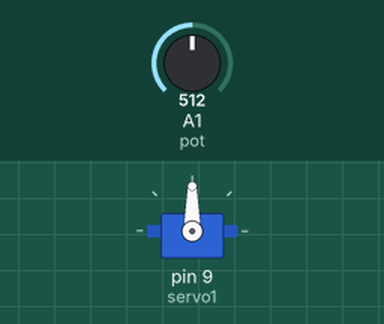
Simulated run of this sketch. Board: Arduino Uno, built with avr-gcc and run on an emulated ATmega328P. On the bench: servo. Inputs (shaded band) come from the test bench; at power-on: A1 (pot) = 512. What the sketch prints to the serial monitor is not drawn.

Above: at 1.2 s.
1.3 s: A1 (pot) set to 556
At 2.5 s:
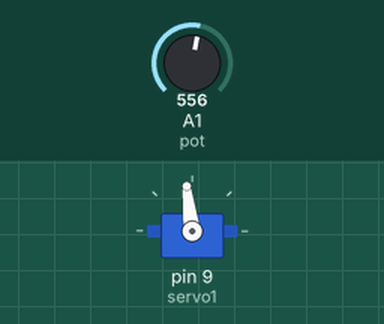
3.3 s: A1 (pot) set to 579
At 4.3 s:
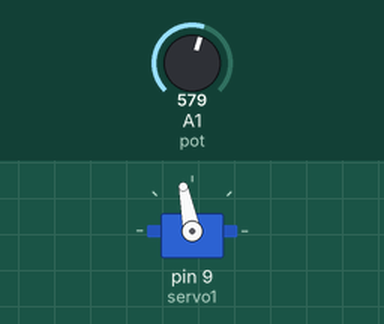
4.8 s: A1 (pot) set to 306
At 5.4 s:
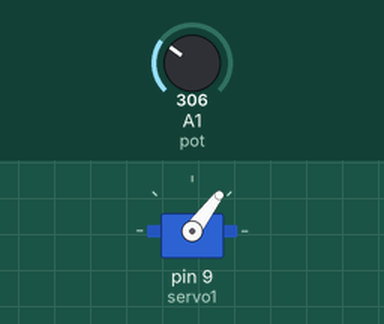
6.3 s: A1 (pot) set to 62
At 7.5 s:
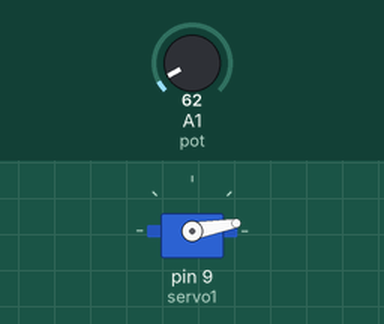
7.8 s: A1 (pot) set to 50
At 8.7 s:
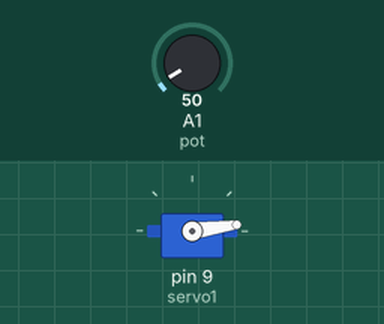
9.6 s: A1 (pot) set to 716
At 10.1 s:
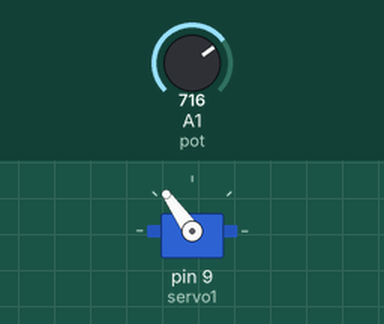
Timing chart, 0 to 12.1 s (numbered marks = the images above; inputs shaded):
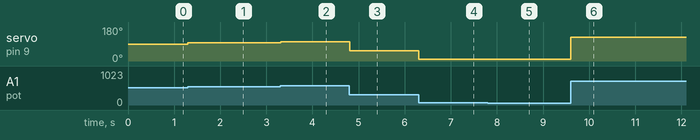

Measured:
- after the input at 1.3 s, servo on pin 9 (servo1): 90° → 97° at once
- after the input at 3.3 s, servo on pin 9 (servo1): 97° → 101° at once
- after the input at 4.8 s, servo on pin 9 (servo1): 101° → 53° at once
- after the input at 6.3 s, servo on pin 9 (servo1): 53° → 10° at once
- after the input at 7.8 s, servo on pin 9 (servo1): 10° → 8° at once
- after the input at 9.6 s, servo on pin 9 (servo1): 8° → 125° at once

The sketch:

Clase_22-02-22.ino
```cpp
#include <Servo.h>

Servo servo1; //se crea un objeto servo,o declaran un servo

void setup() {
  servo1.attach(9);//asignar el servo al pin 9
  Serial.begin(9600);//definir la velocidad de transmisión para el puerto serial
}

void loop() {

  int lectura = analogRead(A1); //leer la señal del pot y guardarla en la variable "lectura" y el pot está conectado a A1
  //de 0 a 5v físicos la señal está de 0 a 1023 (resolución de la entrada analógica) en la variable "lectura"; 0v=0 y 5v=1023

  int angulo = map(lectura, 0, 1023, 0, 180);  //map(señal, min y max en el que se encuentra la señal, min y max al que se escala la señal)
  //la señal se encuentra de 0 a 180 en la variable angulo

  servo1.write(angulo);//enviar lo de la variable angulo al servo
  Serial.print("Angulo: ");//impresion al puerto serial
  Serial.print(angulo);//impresion al puerto serial
  delay(10);
}
```
